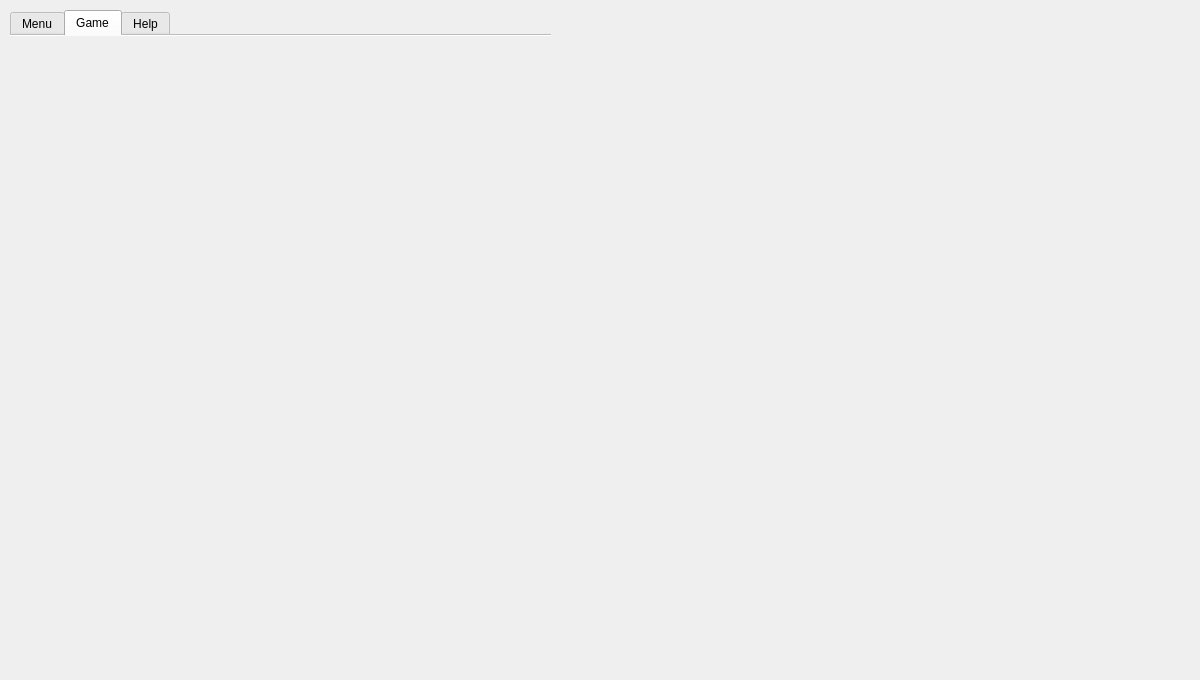
<?xml version="1.0" encoding="UTF-8"?>
<ui version="4.0">
 <class>Klondike</class>
 <widget class="QDialog" name="Klondike">
  <property name="geometry">
   <rect>
    <x>0</x>
    <y>0</y>
    <width>1200</width>
    <height>680</height>
   </rect>
  </property>
  <property name="sizePolicy">
   <sizepolicy hsizetype="MinimumExpanding" vsizetype="MinimumExpanding">
    <horstretch>0</horstretch>
    <verstretch>0</verstretch>
   </sizepolicy>
  </property>
  <property name="minimumSize">
   <size>
    <width>1200</width>
    <height>680</height>
   </size>
  </property>
  <property name="maximumSize">
   <size>
    <width>1200</width>
    <height>680</height>
   </size>
  </property>
  <property name="windowTitle">
   <string>Solitaire</string>
  </property>
  <property name="windowIcon">
   <iconset resource="resources.qrc">
    <normaloff>:/resources/app_icon.png</normaloff>:/resources/app_icon.png</iconset>
  </property>
  <property name="autoFillBackground">
   <bool>true</bool>
  </property>
  <widget class="QTabWidget" name="tabs">
   <property name="geometry">
    <rect>
     <x>10</x>
     <y>10</y>
     <width>541</width>
     <height>291</height>
    </rect>
   </property>
   <property name="focusPolicy">
    <enum>Qt::StrongFocus</enum>
   </property>
   <property name="autoFillBackground">
    <bool>true</bool>
   </property>
   <property name="currentIndex">
    <number>1</number>
   </property>
   <property name="documentMode">
    <bool>true</bool>
   </property>
   <widget class="QWidget" name="tab">
    <attribute name="title">
     <string>Menu</string>
    </attribute>
    <widget class="QWidget" name="gridLayoutWidget">
     <property name="geometry">
      <rect>
       <x>10</x>
       <y>10</y>
       <width>321</width>
       <height>231</height>
      </rect>
     </property>
     <layout class="QGridLayout" name="tab1_g_layout">
      <property name="spacing">
       <number>20</number>
      </property>
     </layout>
    </widget>
   </widget>
   <widget class="QWidget" name="tab_2">
    <attribute name="title">
     <string>Game</string>
    </attribute>
    <widget class="QWidget" name="verticalLayoutWidget">
     <property name="geometry">
      <rect>
       <x>10</x>
       <y>10</y>
       <width>321</width>
       <height>231</height>
      </rect>
     </property>
     <layout class="QVBoxLayout" name="tab2_v_layout">
      <property name="spacing">
       <number>10</number>
      </property>
      <property name="leftMargin">
       <number>0</number>
      </property>
      <property name="topMargin">
       <number>10</number>
      </property>
      <property name="rightMargin">
       <number>0</number>
      </property>
      <property name="bottomMargin">
       <number>10</number>
      </property>
     </layout>
    </widget>
   </widget>
   <widget class="QWidget" name="tab_3">
    <attribute name="title">
     <string>Help</string>
    </attribute>
    <widget class="QWidget" name="verticalLayoutWidget_2">
     <property name="geometry">
      <rect>
       <x>9</x>
       <y>9</y>
       <width>1202</width>
       <height>932</height>
      </rect>
     </property>
     <layout class="QVBoxLayout" name="tab3_v_layout">
      <property name="spacing">
       <number>0</number>
      </property>
      <item>
       <widget class="QLabel" name="help_image">
        <property name="text">
         <string/>
        </property>
        <property name="scaledContents">
         <bool>false</bool>
        </property>
        <property name="alignment">
         <set>Qt::AlignCenter</set>
        </property>
       </widget>
      </item>
     </layout>
    </widget>
   </widget>
  </widget>
 </widget>
 <layoutdefault spacing="6" margin="11"/>
 <resources>
  <include location="resources.qrc"/>
 </resources>
 <connections/>
</ui>
